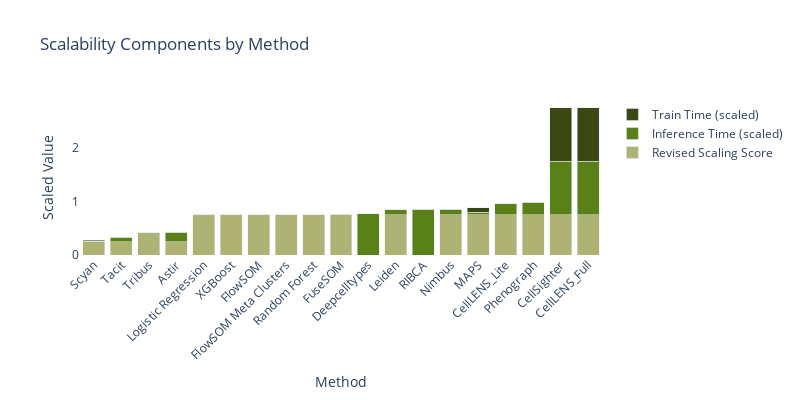

Here is the notebook cell this chart was saved with:
### Code cell
methods = scalability_plot_lvl3_sorted["method"].tolist()
revised_scaling_score = scalability_plot_lvl3_sorted["revised_scaling_score"].fillna(0)
inference_time_scaled = scalability_plot_lvl3_sorted["inference_time_scaled"].fillna(0)
train_time_scaled = scalability_plot_lvl3_sorted["train_time_scaled"].fillna(0)

fig = go.Figure(data=[
    go.Bar(name='Revised Scaling Score', x=methods, y=revised_scaling_score, marker_color='#aeb374'),
    go.Bar(name='Inference Time (scaled)', x=methods, y=inference_time_scaled, marker_color='#598118'),
    go.Bar(name='Train Time (scaled)', x=methods, y=train_time_scaled, marker_color='#3b4814')
])

fig.update_layout(
    font=dict(
        size=12,           # Default font size for all text
    ),
    xaxis=dict(
        title_font=dict(size=14),   # X-axis title font size
        tickfont=dict(size=12),     # X-axis tick label font size
    ),
    yaxis=dict(
        title_font=dict(size=14),   # Y-axis title font size
        tickfont=dict(size=12),     # Y-axis tick label font size
    ),
    title_font=dict(size=16),       # Title font size
    legend=dict(
        font=dict(size=12),         # Legend font size
        title_font=dict(size=14),   # Legend title font size
    )
)

fig.update_layout(
    barmode='stack',
    xaxis_title='Method',
    xaxis_tickangle=-45,
    yaxis_title='Scaled Value',
    title='Scalability Components by Method',
    #legend=dict(x=1.05, y=1, bordercolor="Black", borderwidth=1),
    width=800,
    height=400,
    plot_bgcolor='white',
    paper_bgcolor='white'
)
fig.show()

fig.write_html(os.path.join(output_path, "scalability_plot.html"))

# save as svg
fig.write_image(os.path.join(output_path, "scalability_plot.svg"), width=800, height=400, scale=2)

### Figure 1 — Plotly figure (JSON) as saved in the notebook; plotly's stock layout.template omitted (floating-point values rounded to 4 significant figures)
{"data": [{"marker": {"color": "#aeb374"}, "name": "Revised Scaling Score", "type": "bar", "x": ["Scyan", "Tacit", "Tribus", "Astir", "Logistic Regression", "XGBoost", "FlowSOM", "FlowSOM Meta Clusters", "Random Forest", "FuseSOM", "Deepcelltypes", "Leiden", "RIBCA", "Nimbus", "MAPS", "CellLENS_Lite", "Phenograph", "CellSighter", "CellLENS_Full"], "y": [0.25, 0.25, 0.4, 0.25, 0.75, 0.75, 0.75, 0.75, 0.75, 0.75, 0.0, 0.75, 0.0, 0.75, 0.75, 0.75, 0.75, 0.75, 0.75]}, {"marker": {"color": "#598118"}, "name": "Inference Time (scaled)", "type": "bar", "x": ["Scyan", "Tacit", "Tribus", "Astir", "Logistic Regression", "XGBoost", "FlowSOM", "FlowSOM Meta Clusters", "Random Forest", "FuseSOM", "Deepcelltypes", "Leiden", "RIBCA", "Nimbus", "MAPS", "CellLENS_Lite", "Phenograph", "CellSighter", "CellLENS_Full"], "y": [0.008813, 0.08278, 0.01714, 0.1735, 0.0002821, 0.0003652, 0.003709, 0.003709, 0.001517, 0.0157, 0.7723, 0.09332, 0.8502, 0.1074, 0.04464, 0.2041, 0.232, 1.0, 1.0]}, {"marker": {"color": "#3b4814"}, "name": "Train Time (scaled)", "type": "bar", "x": ["Scyan", "Tacit", "Tribus", "Astir", "Logistic Regression", "XGBoost", "FlowSOM", "FlowSOM Meta Clusters", "Random Forest", "FuseSOM", "Deepcelltypes", "Leiden", "RIBCA", "Nimbus", "MAPS", "CellLENS_Lite", "Phenograph", "CellSighter", "CellLENS_Full"], "y": [0.01702, 0.0, 0.0, 0.0, 0.000563, 0.0006686, 0.0, 0.0, 0.002957, 0.0, 0.0, 0.0, 0.0, 0.0, 0.089, 0.0, 0.0, 1.0, 1.0]}], "layout": {"barmode": "stack", "font": {"size": 12}, "height": 400, "legend": {"font": {"size": 12}, "title": {"font": {"size": 14}}}, "paper_bgcolor": "white", "plot_bgcolor": "white", "title": {"text": "Scalability Components by Method"}, "width": 800, "xaxis": {"tickangle": -45, "tickfont": {"size": 12}, "title": {"text": "Method"}}, "yaxis": {"tickfont": {"size": 12}, "title": {"text": "Scaled Value"}}}}
